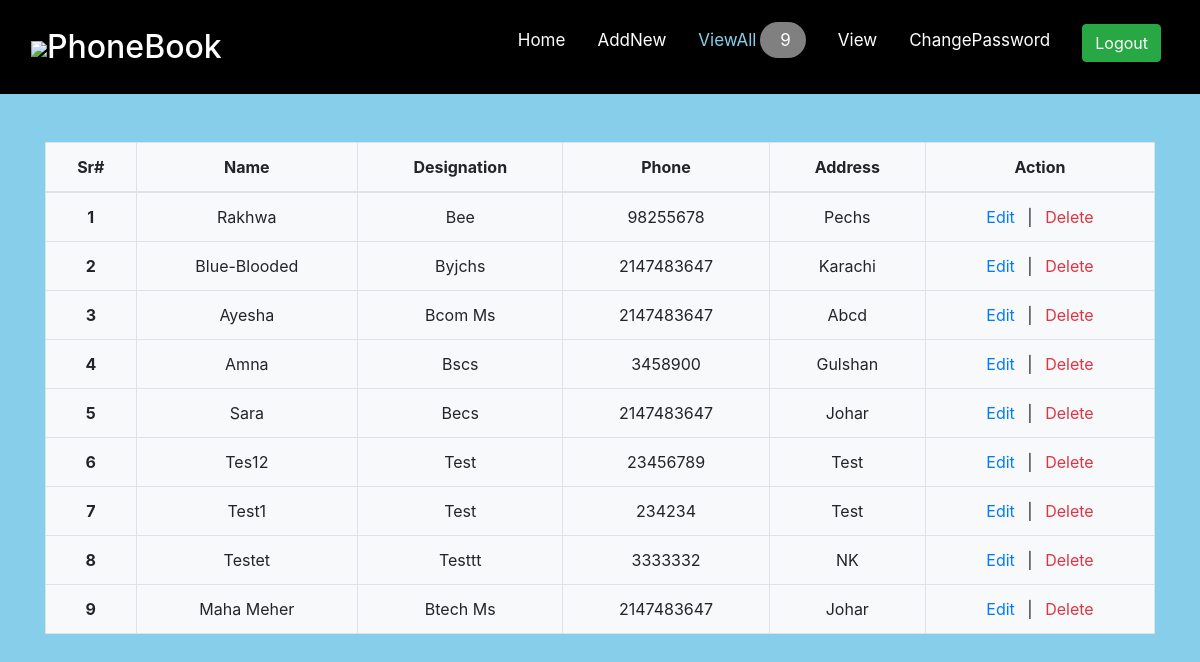
Screenshot of /viewall.php (signed in) with the database file from the repository.
### tables this page shows
CREATE TABLE `contact`  (
  `id` int UNSIGNED NOT NULL AUTO_INCREMENT,
  `name` varchar(255) NULL DEFAULT NULL,
  `designation` varchar(255) NULL DEFAULT NULL,
  `phone` int NULL DEFAULT NULL,
  `address` varchar(255) NULL DEFAULT NULL,
  `user_id` int NOT NULL,
  PRIMARY KEY (`id`) USING BTREE,
  INDEX `fk_user_id`(`user_id`) USING BTREE,
  CONSTRAINT `fk_user_id` FOREIGN KEY (`user_id`) REFERENCES `user` (`id`) ON DELETE RESTRICT ON UPDATE RESTRICT
);

### viewall.php (the view, shortened to what this page needs)
<?php
require 'connection.php';
?>
<!DOCTYPE html>
<html lang="en">
<head>
	<link rel="stylesheet" href="https://stackpath.bootstrapcdn.com/bootstrap/4.4.1/css/bootstrap.min.css">
	<link rel="stylesheet" type="text/css" href="style.css">
</head>
<body class="bg">
<?php include 'menu.php' ?>
<div class="container mt-5">
  <div class="table-responsive">
    <table class="table table-bordered bg-light text-center text-capitalize">
      <thead>
        <tr>
          <th>Sr#</th>
          <th>name</th>
          <th>designation</th>
          <th>phone</th>
          <th>address</th>
          <th>action</th>
        </tr>
      </thead>
      <tbody>
          <?php if($result->num_rows > 0) {
    $count = 1;
    while($row = $result->fetch_assoc()){
    ?>
    <tr>
      <th><?php echo $count; ?></th>
      <td><?php echo $row['name'] ?></td>
      <td><?php echo $row['designation'] ?></td>
      <td><?php echo $row['phone'] ?></td>
      <td><?php echo $row['address'] ?></td>
    <td> <a href="edit_contact.php?editid=<?php echo $row["id"]; ?>" class="text-decoration-none text-primary mr-2">Edit </a> |  <a href="delete.php?deleteid=<?php echo $row["id"]; ?>" class="text-decoration-none text-danger ml-2" onclick="return confirm('Are you sure do you wan\'t to delete the user?')">Delete </a></td>
    </tr>
  <?php $count++; }
    } else {?>
  <tr>
    <td colspan="6" class="text-center text-danger"> No Record Found</td>
  </tr>
<?php }?>
      </tbody>
    </table>
  </div>
</div>
</body>
</html>

### menu.php (shortened to what this page needs)
<?php
require 'connection.php';
$sql = "SELECT * FROM contact where user_id= ".$_SESSION['contact_id'];
$result = $connection->query($sql);
function active($currect_page){
  $url_array =  explode('/', $_SERVER['REQUEST_URI']) ;
  $url = end($url_array);
  if($currect_page == $url){
      echo 'active';
  }
}
?>
<!DOCTYPE html>
<html lang="en">
<head>
	<link rel="stylesheet" href="https://stackpath.bootstrapcdn.com/bootstrap/4.4.1/css/bootstrap.min.css">
	<link rel="stylesheet" type="text/css" href="style.css">
</head>
<body>
	<nav class="navbar navbar-expand-lg text-white menu pt-3">
  <div class="container-fluid">
	<div class="navbar-header">
   	<h2><img src="https://img.icons8.com/fluent/48/000000/address-book-2.png"/>PhoneBook</h2>
	</div>
<div class="collapse navbar-collapse" id="navbarMenu">
		 <ul class="navbar-nav ml-auto text-white mb-3 list">
		<li class="nav-item active pr-3 mt-1"><a class="nav-link <?php active('home.php');?>" href="home.php">Home</a></li>
		<li class="nav-item pr-3 mt-1 mr-0"><a class="nav-link <?php active('addnew.php');?>" href="addnew.php">AddNew</a></li>
		<li class="nav-item pr-3 mt-1"><a class="nav-link <?php active('viewall.php');?>" href="viewall.php">ViewAll<span class="box"> <?php   echo $result->num_rows; ?>  </span></a></li>
		<li class="nav-item pr-3 mt-1"><a class="nav-link <?php active('view.php');?>" href="view.php">View</a></li>
		<li class="nav-item pr-3 mt-1"><a class="nav-link <?php active('changepassword.php');?>" href="changepassword.php">ChangePassword</a></li>
		<a class="nav-link" href="logout.php"><button type="button" class="btn btn-success">Logout</button>
		</a>
	</ul>
 </div>
</div>
</nav>
</body>
</html>

### style.css (style rules this page uses)
.bg { background-color: skyblue; }
.menu { background-color: black; }
.list li a { font-size: 17px; color:white; }
.list li a.active { color:skyblue; }
.list .box { background-color:grey; color:white; border-radius:50px; text-align: center; margin-left: 4px; padding:8px 15px 8px 15px; }

### rows the page displays
contact: name "Rakhwa", designation "Bee", phone "98255678", address "Pechs"
contact: name "Blue-Blooded", designation "Byjchs", phone "2147483647", address "Karachi"
contact: name "Ayesha", designation "Bcom Ms", phone "2147483647", address "Abcd"
contact: name "Amna", designation "Bscs", phone "3458900", address "Gulshan"
contact: name "Sara", designation "Becs", phone "2147483647", address "Johar"
contact: name "Tes12", designation "Test", phone "23456789", address "Test"
contact: name "Test1", designation "Test", phone "234234", address "Test"
contact: name "Testet", designation "Testtt", phone "3333332", address "NK"
contact: name "Maha Meher", designation "Btech Ms", phone "2147483647", address "Johar"

### other values shown
$result->num_rows "9"
